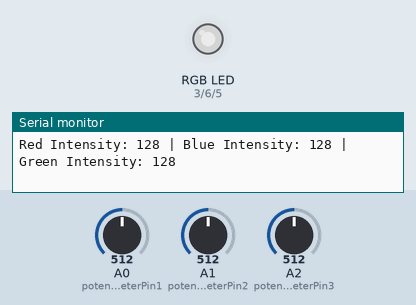
Simulated run of this program. Board: Arduino Uno, built with avr-gcc and run on an emulated ATmega328P. Shown: an RGB LED mixed from three pins (HIGH = lit), the last lines printed to the serial monitor. The test bench sets the inputs (shaded band); at power-on: A0 (potenciometerPin1) = 512, A1 (potenciometerPin2) = 512, A2 (potenciometerPin3) = 512. Dim RGB values are drawn brighter than linear.

Above: at 1.3 s.
1.4 s: A0 (potenciometerPin1) set to 716
At 2.0 s:
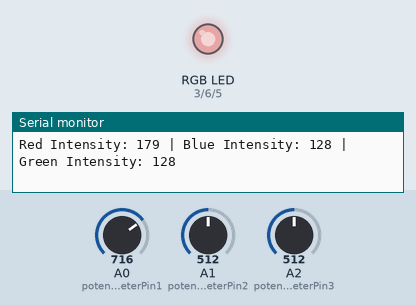
3.0 s: A1 (potenciometerPin2) set to 716
At 3.3 s:
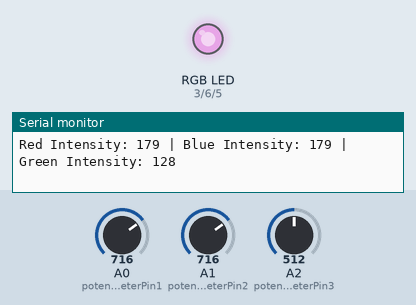
4.5 s: A2 (potenciometerPin3) set to 716
At 5.7 s:
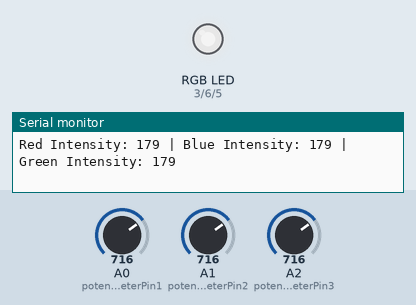
6.0 s: A0 (potenciometerPin1) set to 415
At 7.0 s:
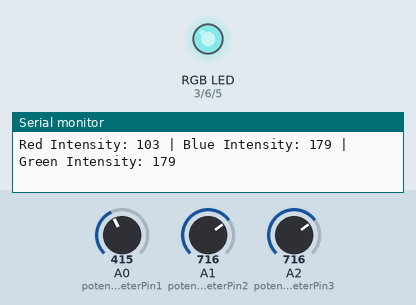
7.5 s: A0 (potenciometerPin1) set to 386
At 8.3 s:
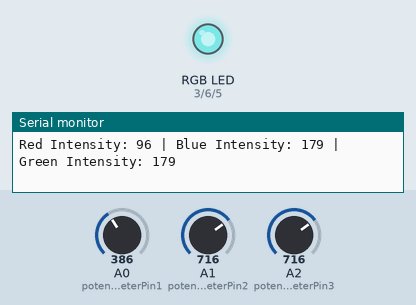
10.5 s: A1 (potenciometerPin2) set to 417
At 10.9 s:
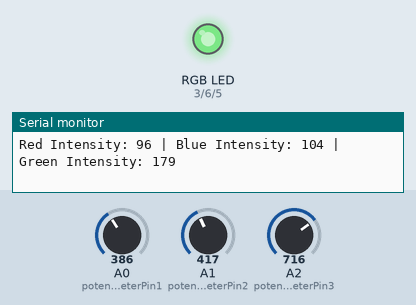
12.0 s: A1 (potenciometerPin2) set to 390
Timing chart, 0 to 15.0 s (numbered marks = the images above; inputs shaded):
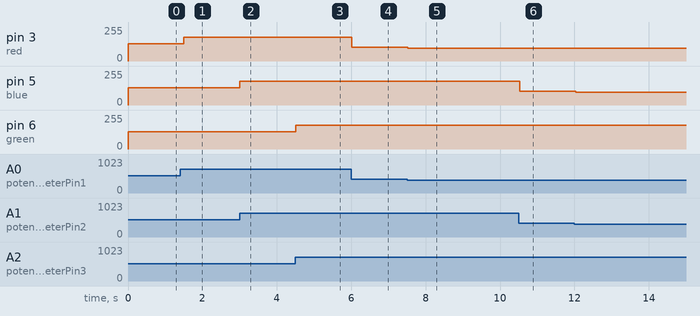

Measured:
- after the input at 1.4 s, pin 3 (red): 128/255 → 179/255 after 0.10 s
- after the input at 3.0 s, pin 5 (blue): 128/255 → 179/255 at once
- after the input at 4.5 s, pin 6 (green): 128/255 → 179/255 at once
- after the input at 6.0 s, pin 3 (red): 179/255 → 103/255 at once
- after the input at 7.5 s, pin 3 (red): 103/255 → 96/255 at once
- after the input at 10.5 s, pin 5 (blue): 179/255 → 104/255 at once
- after the input at 12.0 s, pin 5 (blue): 104/255 → 97/255 at once

The program:

main.cpp
```cpp
#include <Arduino.h>

int red = 3;
int blue = 5;
int green = 6;

int potenciometerPin1 = A0;
int potenciometerPin2 = A1;
int potenciometerPin3 = A2;

int intensity1 = 0;
int intensity2 = 0;
int intensity3 = 0;

void setup() {
  pinMode(red, OUTPUT);
  pinMode(blue, OUTPUT);
  pinMode(green, OUTPUT);
  pinMode(potenciometerPin1, INPUT);
  pinMode(potenciometerPin2, INPUT);
  pinMode(potenciometerPin3, INPUT);
  Serial.begin(9600);
}

void loop() {
  intensity1 = analogRead(potenciometerPin1) / 4;
  intensity2 = analogRead(potenciometerPin2) / 4;
  intensity3 = analogRead(potenciometerPin3) / 4;

  analogWrite(red, intensity1);
  analogWrite(blue, intensity2);
  analogWrite(green, intensity3);

  Serial.print("Red Intensity: ");
  Serial.print(intensity1);
  Serial.print(" | Blue Intensity: ");
  Serial.print(intensity2);
  Serial.print(" | Green Intensity: ");
  Serial.println(intensity3);
  delay(500);

}
```
